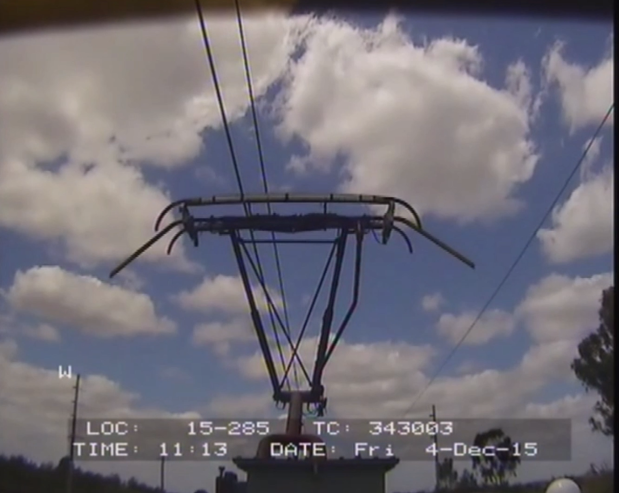
#> input picture Panto.png, 1237 x 986 px (shown at 1/2 size)
$ jupyter execute Image-Tranformation.ipynb   (shell and % lines are left out)
#> lines starting #> are read from the running program, lines starting #| are printed output that depends on the picture
## Define a kernel and run convolution over an image

[cell 1]
import numpy as np
import matplotlib.pyplot as plt
from scipy import signal
from skimage import data, color

def apply_convolution(image, kernel):
    """
    Apply 2D convolution to an image using a given kernel.

    Parameters:
    image (2D numpy array): Input image
    kernel (2D numpy array): Convolution kernel

    Returns:
    2D numpy array: Result of convolution
    """
    # Perform 2D convolution
    convolved_image = signal.convolve2d(image, kernel, boundary='symm', mode='same')
    return convolved_image

def generate_random_kernel(size):
    """
    Generates a random kernel for convolution.

    Parameters:
    size (int): The size of the kernel. It will create a square kernel of size x size.

    Returns:
    2D numpy array: A random kernel of specified size.
    """
    # Ensure size is an odd number for a symmetric kernel
    if size % 2 == 0:
        raise ValueError("Kernel size must be an odd number.")

    # Generate a random kernel
    kernel = np.random.rand(size, size) - 0.5  # Subtract 0.5 to have negative values as well

    return kernel

[cell 2]
import cv2
image_path = './Panto.png'
img_bgr = cv2.imread(image_path)
#> img_bgr is the input picture: shape (986, 1237, 3); mean B, G, R 119.5, 110.4, 113.8
img_rgb = cv2.cvtColor(img_bgr, cv2.COLOR_BGR2RGB)
# Load an example image (grayscale for simplicity)
image = color.rgb2gray(img_rgb)
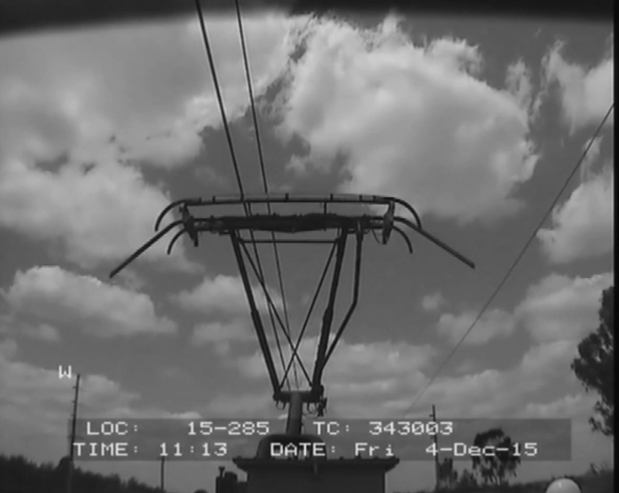
#> image: shape (986, 1237) float64 (shown at 1/2 size); min 0.0227, max 0.913, mean 0.438

# Define a simple kernel (e.g., edge detection)
kernel = np.array([[-1, -1, -1],
                   [-1,  8, -1],
                   [-1, -1, -1]])

kernel2 = generate_random_kernel(3)
# Apply the convolution
convolved_image = apply_convolution(image, kernel)
#> in apply_convolution, `convolved_image = signal.convolve2d(image, kernel, boundary='symm', mo..`:
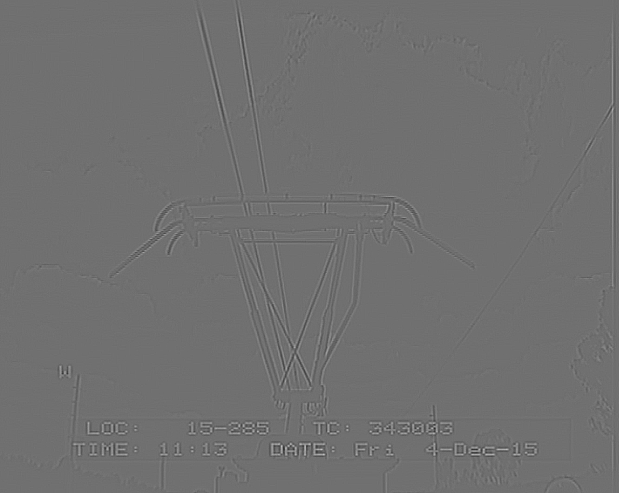
#> convolved_image: shape (986, 1237) float64 (shown at 1/2 size); min -0.835, max 1.06, mean 3.2e-20; drawn with min black and max white
np.random.seed(40)
convolved_image_random_kernel = apply_convolution(image, kernel2)
#> in apply_convolution (call 2), `convolved_image = signal.convolve2d(image, kernel, boundary='symm', mo..`:
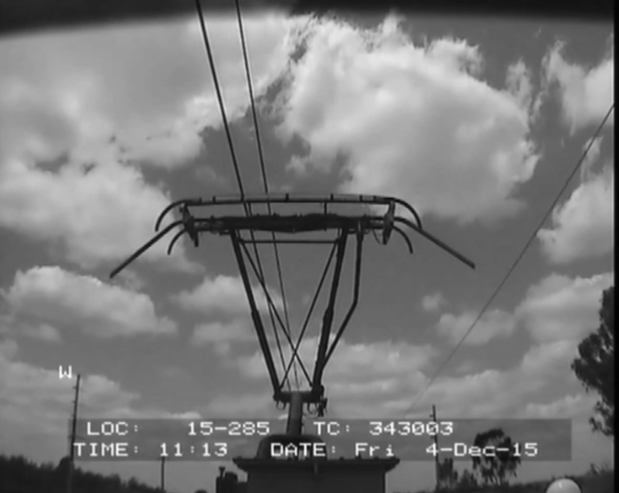
#> convolved_image: shape (986, 1237) float64 (shown at 1/2 size); min 0.0313, max 1.13, mean 0.559; drawn with min black and max white

# Display the original and convolved images
plt.figure(figsize=(20, 6))
plt.subplot(1, 3, 1)
plt.title('Original Image')
plt.imshow(image, cmap='gray')
plt.axis('off')

plt.subplot(1, 3, 2)
plt.title('Convolved Image')
plt.imshow(convolved_image, cmap='gray')
plt.axis('off')

plt.subplot(1, 3, 3)
plt.title('Convolved Image - Random kernel')
plt.imshow(convolved_image_random_kernel, cmap='gray')
plt.axis('off')

plt.show()

# Bluring

[cell 3]
def compute_gaussian_kernels(sigma, size):
    """
    Function to compute 1D and 2D Gaussian kernels.

    Parameters:
    sigma (int): Standard deviation of the Gaussian filter.
    size (int): Size of the filter (should be odd for symmetry).

    Returns:
    gaussian_1d (numpy array): 1D Gaussian kernel.
    gaussian_filter (numpy array): 2D Gaussian kernel.
    """
    center = size // 2

    # 1D Gaussian kernel
    x_1d = np.linspace(-center, center, size)
    gaussian_1d = 1 / (np.sqrt(2 * np.pi) * sigma) * np.exp(-x_1d**2 / (2 * sigma**2))
    gaussian_1d /= gaussian_1d.sum()  # Normalize the 1D Gaussian

    # 2D Gaussian kernel
    x, y = np.mgrid[-center:center+1, -center:center+1]
    gaussian_filter = 1 / (2 * np.pi * sigma**2) * np.exp(-(x**2 + y**2) / (2 * sigma**2))
    gaussian_filter /= gaussian_filter.sum()  # Normalize the 2D filter

    return gaussian_1d, gaussian_filter


def plot_gaussian_1d_2d_3d(sigma, size):
    """
    Function to plot a 1D, 2D, and 3D visualization of a Gaussian filter with consistent axis ranges.

    Parameters:
    sigma (int): Standard deviation of the Gaussian filter.
    size (int): Size of the filter (should be odd for symmetry).
    """
#> called with sigma = 3, size = 13
    center = size // 2

    # 1D Gaussian
    x_1d = np.linspace(-center, center, size)
    gaussian_1d = 1 / (np.sqrt(2 * np.pi) * sigma) * np.exp(-x_1d**2 / (2 * sigma**2))
    gaussian_1d /= gaussian_1d.sum()  # Normalize the 1D Gaussian

    # 2D Gaussian Filter
    x, y = np.mgrid[-center:center+1, -center:center+1]
    gaussian_filter = 1 / (2 * np.pi * sigma**2) * np.exp(-(x**2 + y**2) / (2 * sigma**2))
    gaussian_filter /= gaussian_filter.sum()  # Normalize the 2D filter

    # 3D Gaussian
    X, Y = np.meshgrid(x, y)
    Z = 1 / (2 * np.pi * sigma**2) * np.exp(-(X**2 + Y**2) / (2 * sigma**2))
    Z /= Z.sum()

    # Plotting
    plt.figure(figsize=(18, 6))

    # 1D Gaussian plot
    plt.subplot(1, 3, 1)
    plt.plot(x_1d, gaussian_1d)
    plt.title("1D Gaussian Curve")
    plt.xlabel("x")
    plt.ylabel("Value")

    # 2D Gaussian plot
    plt.subplot(1, 3, 2)
    plt.imshow(gaussian_filter, interpolation='none', cmap='jet', extent=[x.min(), x.max(), y.min(), y.max()])
    plt.colorbar()
    plt.title("2D Gaussian Filter")

    # 3D plot
    ax = plt.subplot(1, 3, 3, projection='3d')
    ax.plot_surface(X, Y, Z, cmap='jet')
    ax.set_xlim([x.min(), x.max()])
    ax.set_ylim([y.min(), y.max()])
    plt.title("3D View of 2D Gaussian Function")

    plt.show()
#> figure, not shown here; panel 1: curve peaks at x = 0, y = 0.137

[cell 4]
# Example usage with 1D, 2D, and 3D Gaussian plots
plot_gaussian_1d_2d_3d(sigma=3, size=13)

## [1D] Smoothing a noisy signal by convolving it with a Gaussian kernel.

[cell 5]
import numpy as np
import matplotlib.pyplot as plt
from scipy.signal import convolve

def apply_gaussian_to_noisy_sine(gaussian_kernel, freq_sine=1, freq_cos=1, num_points=1000, noise_level=0.2):
    """
    Apply a Gaussian kernel to a noisy sine wave.

    Parameters:
    gaussian_kernel (numpy array): The 1D Gaussian kernel.
    freq_sine (float): Frequency of the sine component.
    freq_cos (float): Frequency of the cosine component.
    num_points (int): Number of points in the sine wave.
    noise_level (float): Level of noise to add to the sine wave.

    Returns:
    smoothed_signal (numpy array): The smoothed sine wave after applying the Gaussian kernel.
    """
    # Generate the sine wave
    x = np.linspace(0, 10*np.pi, num_points)
    sine_wave = np.sin(freq_sine * x) * np.cos(freq_cos * x)

    # Add noise
    noise = np.random.normal(0, noise_level, sine_wave.shape)
    noisy_sine_wave = sine_wave + noise

    # Apply Gaussian filter
    smoothed_signal = convolve(noisy_sine_wave, gaussian_kernel, mode='same')

    return x, noisy_sine_wave, smoothed_signal

[cell 6]
gaussian1d, gaussian2d = compute_gaussian_kernels(sigma=7, size=25)
# Example usage
x, noisy_sine_wave, smoothed_signal = apply_gaussian_to_noisy_sine(gaussian1d)

plt.figure(figsize=(20, 6))

# Plotting the Gaussian signal (1/3 of the width)
plt.subplot(1, 3, 1)
plt.plot(gaussian1d, label='Gaussian Kernel')
plt.title("Gaussian Kernel")
plt.legend()

# Plotting the noisy sine wave and the smoothed signal (2/3 of the width)
plt.subplot(1, 3, (2, 3))
plt.plot(x, noisy_sine_wave, label='Noisy Sine Wave')
plt.plot(x, smoothed_signal, label='Smoothed Signal', color='red')
plt.title("Noisy Sine Wave and Smoothed Signal")
plt.legend()
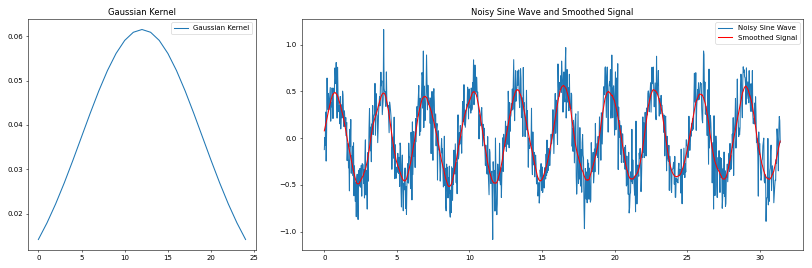
#> figure drawn by matplotlib, 2 panels; panel 1: curve peaks at x = 12, y = 0.0615; panel 2: curve peaks at x = 4.09, y = 1.16; panel 2: curve peaks at x = 16.48, y = 0.564

## [2D] Bluring and image with a 2d kernel

[cell 7]
import cv2
from skimage import color, data
from scipy.ndimage import convolve

# Function to apply a 2D Gaussian kernel to an image
def apply_gaussian_2d_to_image(gaussian_kernel, image):
    return convolve(image, gaussian_kernel)
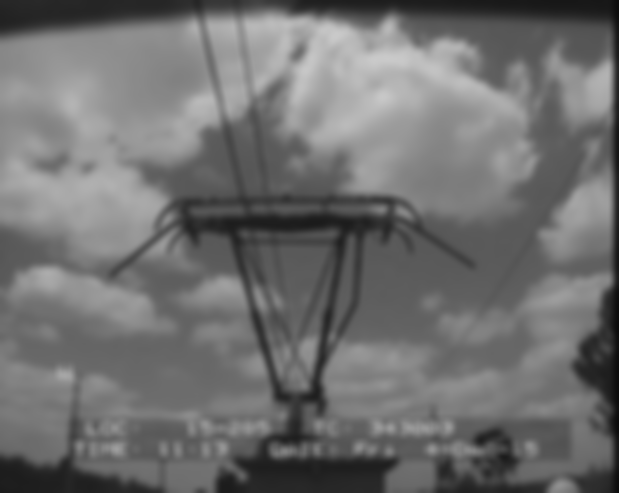
#> returned value: shape (986, 1237) float64 (shown at 1/2 size); min 0.0464, max 0.793, mean 0.438

# Load and preprocess the image
image_path = './Panto.png'
img_bgr = cv2.imread(image_path)
img_rgb = cv2.cvtColor(img_bgr, cv2.COLOR_BGR2RGB)
image = color.rgb2gray(img_rgb)

# Compute Gaussian kernels
gaussian1d, gaussian2d = compute_gaussian_kernels(sigma=7, size=25)

# Apply the 2D Gaussian kernel to the image
convoluted_image = apply_gaussian_2d_to_image(gaussian2d, image)
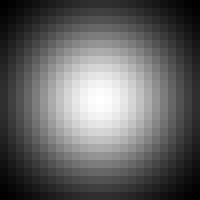
#> gaussian2d: shape (25, 25) float64 (shown 8 times larger); min 0.0002, max 0.00379, mean 0.0016; drawn with min black and max white

# Plotting
plt.figure(figsize=(20, 6))

# Plotting the 2D Gaussian kernel
plt.subplot(1, 3, 1)
plt.imshow(gaussian2d, cmap='jet')
plt.title("2D Gaussian Kernel")
plt.colorbar()

# Plotting the original image
plt.subplot(1, 3, 2)
plt.imshow(image, cmap='gray')
plt.title("Original Image")

# Plotting the convoluted image
plt.subplot(1, 3, 3)
plt.imshow(convoluted_image, cmap='gray')
plt.title("Convoluted Image")
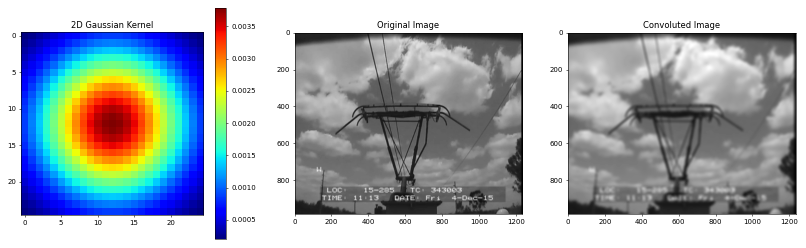
#> figure drawn by matplotlib, 4 panels

## Sharping

[cell 8]
import cv2
from skimage import color
from scipy.ndimage import convolve

# Function to apply a sharpening kernel to an image
def apply_sharpening_kernel_to_image(sharpening_kernel, image):
    return convolve(image, sharpening_kernel)

# Sharpening kernel (Laplacian)
sharpening_kernel = np.array([[ 0, -1,  0],
                              [-1,  4, -1],
                              [ 0, -1,  0]])

# Load and preprocess the image
image_path = './Panto.png'  # Update this path
img_bgr = cv2.imread(image_path)
img_rgb = cv2.cvtColor(img_bgr, cv2.COLOR_BGR2RGB)
image = color.rgb2gray(img_rgb)

# Apply the sharpening kernel to the image
sharpened_image = apply_sharpening_kernel_to_image(sharpening_kernel, image)

# Plotting
plt.figure(figsize=(20, 6))

# Plotting the sharpening kernel
plt.subplot(1, 3, 1)
plt.imshow(sharpening_kernel, cmap='jet', interpolation='none')
plt.title("Sharpening Kernel")
plt.colorbar()

# Plotting the original image
plt.subplot(1, 3, 2)
plt.imshow(image, cmap='gray')
plt.title("Original Image")

# Plotting the sharpened image
plt.subplot(1, 3, 3)
plt.imshow(sharpened_image, cmap='gray')
plt.title("Sharpened Image")
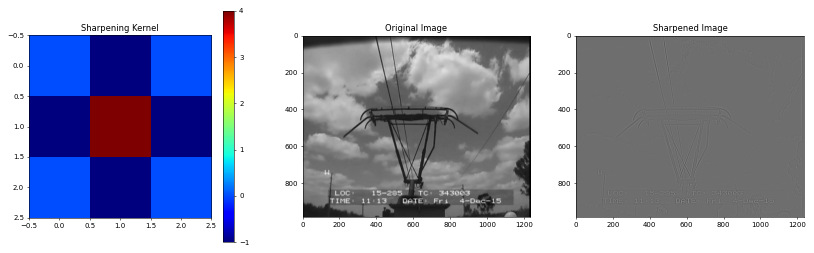
#> figure drawn by matplotlib, 4 panels

## Normalise Image

[cell 9]
nomr = 255*(sharpened_image - sharpened_image.min())/sharpened_image.max()
plt.figure(figsize=(20,5))
a = plt.hist(nomr.flatten(), bins=100)
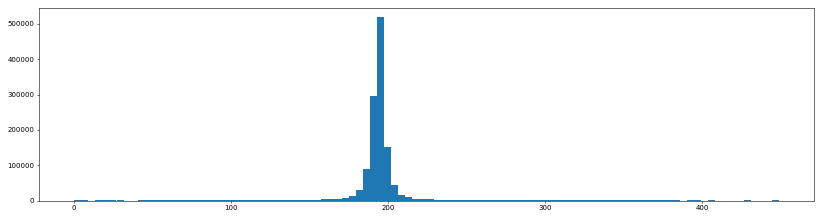
#> figure drawn by matplotlib, 1 panel; tallest bar 519316 high, from x = 193 to 197.5

## Thresholding

[cell 10]
thres = np.where(nomr > 210, 0, 1)
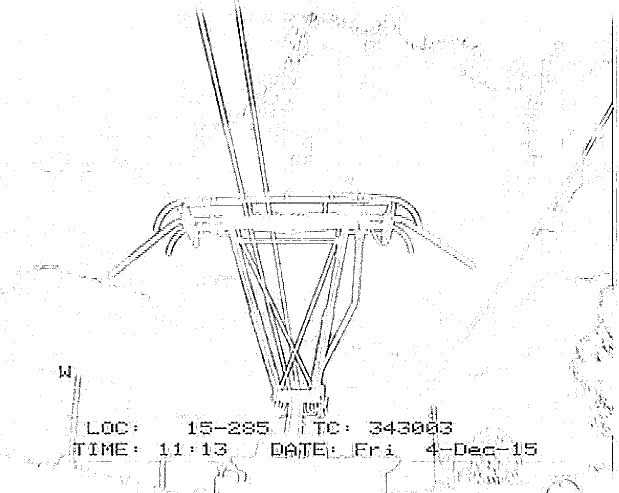
#> thres: shape (986, 1237) int64 (shown at 1/2 size); values 0 (black) and 1 (white), 97.2% white; black in thin lines or dots
plt.imshow(thres, cmap='gray')

$ run again, with signal.png copied over Panto.png
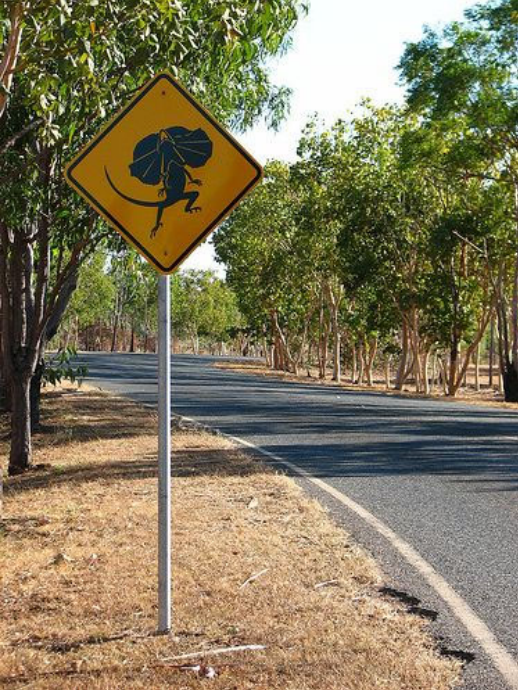
#> input picture signal.png, 518 x 690 px
#> img_bgr is the input picture: shape (690, 518, 3); mean B, G, R 91.6, 120.6, 129.5
#> `[cell 9] nomr = 255*(sharpened_image - sharpened_image.min())/sharpene..`:
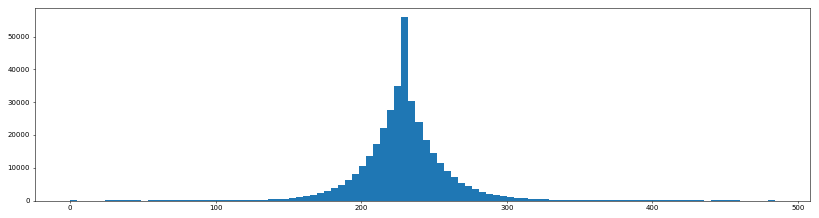
#> figure drawn by matplotlib, 1 panel; tallest bar 55966 high, from x = 227.5 to 232.4
#> `thres = np.where(nomr > 210, 0, 1)`:
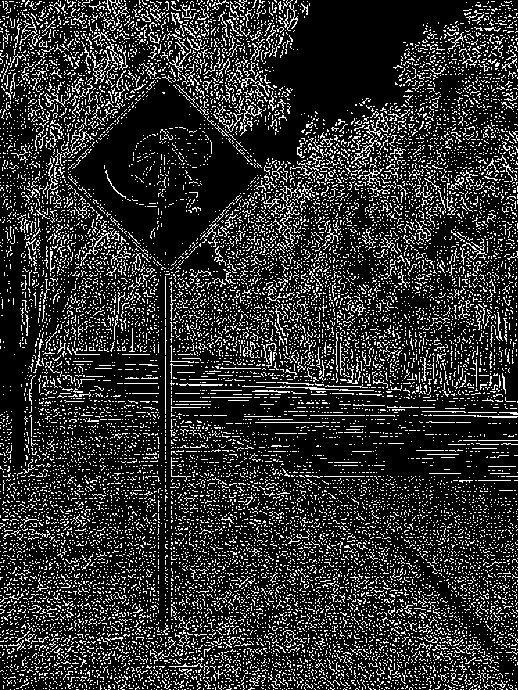
#> thres: shape (690, 518) int64; values 0 (black) and 1 (white), 18.2% white in thin lines or dots
